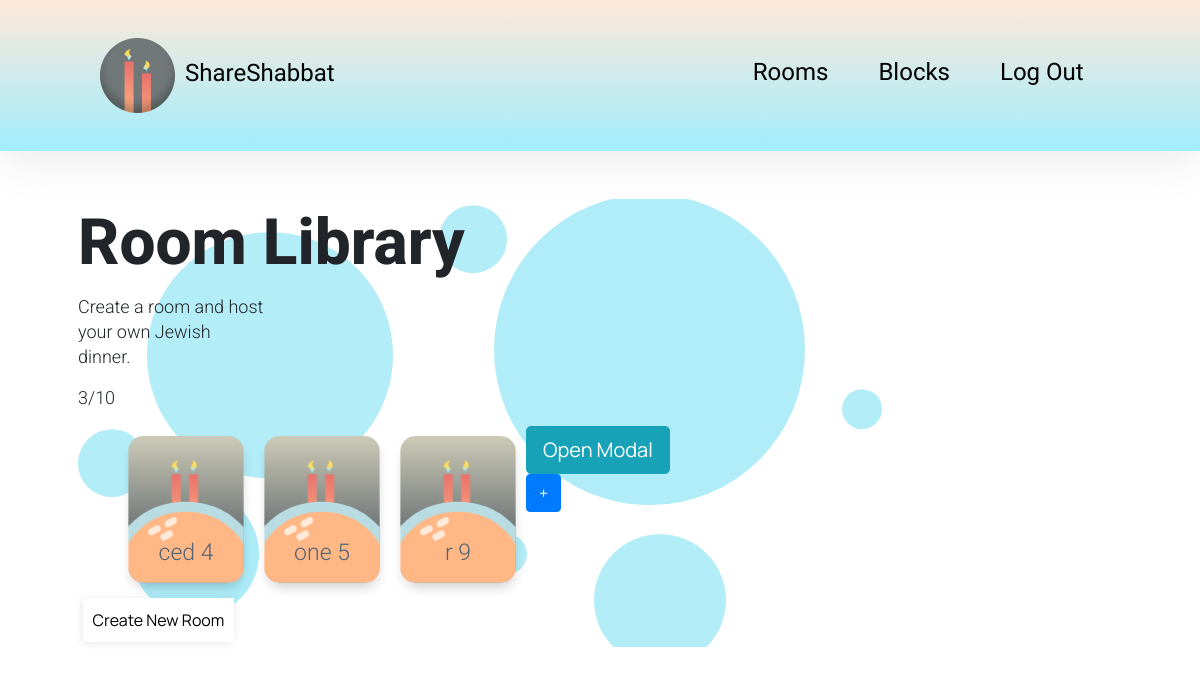
Page /room-library (signed in) on the committed database.
### application.py (models this page shows)
class Room(db.Model):
    __tablename__ = 'room'
    user_id = db.Column(db.Integer, db.ForeignKey("users.id"), nullable=False)
    id = db.Column(db.Integer, primary_key=True)
    room_code = db.Column(db.Integer, unique=True)
    room_name = db.Column(db.String(30))

### application.py (the view, shortened to what this page needs)
@app.route('/room-library', methods=["GET", "POST"])
@login_required
def roomLibrary():
    if request.method == "GET":
        user_rooms = Room.query.filter_by(user_id=current_user.get_id()).all()
        return render_template("room-library.html", user_rooms = user_rooms, len = len)

### application.py (called while the page is built)
@login.user_loader
def load_user(id):
    return User.query.get(int(id))

### templates/room-library.html (shortened to what this page needs)
{% extends "layout.html" %}
{% block content %}
<div class='bg-room'>
    <div class="input-container">
        <h1>Room Library</h1>
        <p>Create a room and host your own Jewish dinner.</p>
        <p>{{ len(user_rooms) }}/10</p>
    </div>
    <div>
        <ul class='list' id='preset'>
            {% for room in user_rooms %}
            <li>
                <div room-value='{{ room.id }}' class="room_selected shabbat" data-toggle="modal" data-target="#modalPreview">
                    <h2 class="shabbat_header">{{ room.room_name}}  {{ room.id }}</h2>
                </div>
            </li>
            {% endfor %}
        </ul>
    </div>
        <button id='preview' type="button" class="btn btn-info btn-lg" data-toggle="modal" data-target="#myModal">Open Modal</button>
    <div class='padded'>
        <a href="/create-room" class="btn btn-primary btn-circle">+</a>
    </div>
    <div id="room_create_new">
        <button id='create-btn' class='button-page' data-toggle="modal" data-target="#modalCreate">Create New Room</button>
    </div>
</div>
{% endblock %}

### static/style.css (style rules this page uses)
* { box-sizing: border-box; margin: 0; }
body { font-family: "NanumGothic", "Manrope", "Helvetica"; }
.input-container { height: max-content; }
.input-container h1 { font-family: Roboto; font-style: normal; font-weight: 800; font-size: 64px; line-height: 87px; }
.input-container p { width: 187px; top: 120px; font-family: Roboto; font-style: normal; font-weight: 300; font-size: 18px; line-height: 25px; }
.shabbat { background: url('images/room_icon.svg') no-repeat; width: 116px; height: 147px; box-shadow: 1px 7px 14px -5px rgba(0, 0, 0, 0.25); border-radius: 15px; background-size: 127%; background-position: top; color: #526374; transition: transform 0.5s; }
.shabbat_header { font-family: Roboto; font-style: normal; font-weight: 300; font-size: 23px; line-height: 33px; padding: 0 10px; text-align: center; position: relative; overflow: hidden; white-space: nowrap; text-overflow: ellipsis; top: 100px; }
ul { list-style: none; }
.list li { padding: 10px; float: left; }
#room_create_new { clear: both; }
.bg-room { background: url('images/room_lib.svg') no-repeat; background-repeat: no-repeat; background-position: 0% 20%; }
.button-page { border-style: none; margin: 5px; width: 151px; height: 44px; background: #FFFFFF; box-shadow: -1px 1px 8px rgba(0, 0, 0, 0.1); display: inline; justify-content: center; transition: transform 0.5s; }

### rows in the picture
Room: room_name "ced", id "4"
Room: room_name "one", id "5"
Room: room_name "r", id "9"

### other values in the picture
{{ len(user_rooms) }} "3"
